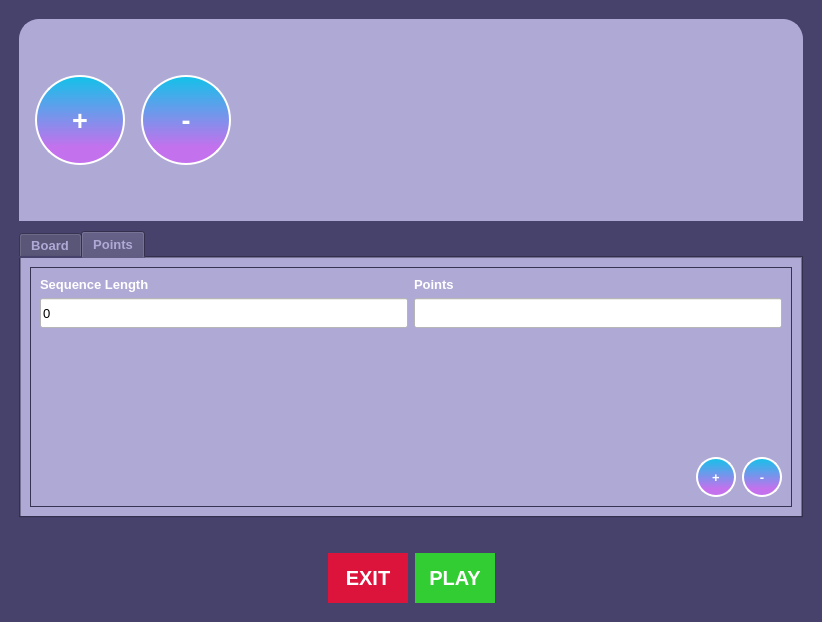
<?xml version="1.0" encoding="UTF-8"?>
<ui version="4.0">
 <class>MainWindow</class>
 <widget class="QMainWindow" name="MainWindow">
  <property name="geometry">
   <rect>
    <x>0</x>
    <y>0</y>
    <width>822</width>
    <height>622</height>
   </rect>
  </property>
  <property name="sizePolicy">
   <sizepolicy hsizetype="Fixed" vsizetype="Fixed">
    <horstretch>0</horstretch>
    <verstretch>0</verstretch>
   </sizepolicy>
  </property>
  <property name="minimumSize">
   <size>
    <width>822</width>
    <height>622</height>
   </size>
  </property>
  <property name="maximumSize">
   <size>
    <width>822</width>
    <height>622</height>
   </size>
  </property>
  <property name="baseSize">
   <size>
    <width>822</width>
    <height>622</height>
   </size>
  </property>
  <property name="font">
   <font>
    <pointsize>10</pointsize>
   </font>
  </property>
  <property name="windowTitle">
   <string>Menù</string>
  </property>
  <property name="styleSheet">
   <string notr="true"/>
  </property>
  <property name="toolButtonStyle">
   <enum>Qt::ToolButtonIconOnly</enum>
  </property>
  <property name="tabShape">
   <enum>QTabWidget::Rounded</enum>
  </property>
  <widget class="QWidget" name="centralwidget">
   <property name="styleSheet">
    <string notr="true">QWidget{
	background-color: #47426b;
	color: #afa9d6;
	font-weight:bold;
	font-size: 10pt;
}

</string>
   </property>
   <layout class="QVBoxLayout" name="verticalLayout">
    <item>
     <layout class="QVBoxLayout" name="verticalLayout_5">
      <property name="spacing">
       <number>10</number>
      </property>
      <property name="leftMargin">
       <number>10</number>
      </property>
      <property name="topMargin">
       <number>10</number>
      </property>
      <property name="rightMargin">
       <number>10</number>
      </property>
      <property name="bottomMargin">
       <number>10</number>
      </property>
      <item>
       <widget class="QScrollArea" name="horizontalScrollArea">
        <property name="enabled">
         <bool>true</bool>
        </property>
        <property name="sizePolicy">
         <sizepolicy hsizetype="Expanding" vsizetype="Fixed">
          <horstretch>0</horstretch>
          <verstretch>0</verstretch>
         </sizepolicy>
        </property>
        <property name="autoFillBackground">
         <bool>false</bool>
        </property>
        <property name="styleSheet">
         <string notr="true">QLineEdit{
	background-color: #fff;
	color: black;
	font-weight:0;
}

QLabel{
	color: #fff;
}

#horizontalScrollArea{
	border-style: solid;
	border-color: #afa9d6;
	border-width: 2px;
	border-top-left-radius: 20px; 
    border-top-right-radius: 20px;
	border-bottom-left-radius: 0px; 
    border-bottom-right-radius: 0px;
	background-color: #afa9d6;
}

</string>
        </property>
        <property name="verticalScrollBarPolicy">
         <enum>Qt::ScrollBarAlwaysOff</enum>
        </property>
        <property name="horizontalScrollBarPolicy">
         <enum>Qt::ScrollBarAsNeeded</enum>
        </property>
        <property name="widgetResizable">
         <bool>true</bool>
        </property>
        <widget class="QWidget" name="verticalScrollView">
         <property name="geometry">
          <rect>
           <x>0</x>
           <y>0</y>
           <width>776</width>
           <height>204</height>
          </rect>
         </property>
         <property name="styleSheet">
          <string notr="true">#verticalScrollView{
	background-color: transparent;
}
</string>
         </property>
         <layout class="QHBoxLayout" name="horizontalLayout">
          <item>
           <layout class="QHBoxLayout" name="horizontalLayoutScrollArea">
            <item>
             <layout class="QVBoxLayout" name="addPlayerContainer">
              <property name="spacing">
               <number>0</number>
              </property>
              <property name="leftMargin">
               <number>5</number>
              </property>
              <property name="topMargin">
               <number>5</number>
              </property>
              <property name="rightMargin">
               <number>5</number>
              </property>
              <property name="bottomMargin">
               <number>5</number>
              </property>
              <item>
               <spacer name="verticalSpacer_4">
                <property name="orientation">
                 <enum>Qt::Vertical</enum>
                </property>
                <property name="sizeHint" stdset="0">
                 <size>
                  <width>20</width>
                  <height>40</height>
                 </size>
                </property>
               </spacer>
              </item>
              <item alignment="Qt::AlignHCenter">
               <widget class="QPushButton" name="newPlayerButton">
                <property name="sizePolicy">
                 <sizepolicy hsizetype="Fixed" vsizetype="Fixed">
                  <horstretch>0</horstretch>
                  <verstretch>0</verstretch>
                 </sizepolicy>
                </property>
                <property name="minimumSize">
                 <size>
                  <width>90</width>
                  <height>90</height>
                 </size>
                </property>
                <property name="maximumSize">
                 <size>
                  <width>90</width>
                  <height>90</height>
                 </size>
                </property>
                <property name="sizeIncrement">
                 <size>
                  <width>0</width>
                  <height>0</height>
                 </size>
                </property>
                <property name="baseSize">
                 <size>
                  <width>90</width>
                  <height>90</height>
                 </size>
                </property>
                <property name="font">
                 <font>
                  <pointsize>20</pointsize>
                  <weight>75</weight>
                  <bold>true</bold>
                 </font>
                </property>
                <property name="cursor">
                 <cursorShape>PointingHandCursor</cursorShape>
                </property>
                <property name="styleSheet">
                 <string notr="true">#newPlayerButton{
	 background-color: qlineargradient(x1: 0, y1: 0, x2: 0, y2: 0.9, stop: 0 #12c2e9, stop: 0.9 #c471ed);
	border: 2px solid white;
	border-radius: 45px;
	color: white;
	font-size: 20pt;
}</string>
                </property>
                <property name="text">
                 <string>+</string>
                </property>
                <property name="iconSize">
                 <size>
                  <width>0</width>
                  <height>0</height>
                 </size>
                </property>
                <property name="shortcut">
                 <string notr="true"/>
                </property>
               </widget>
              </item>
              <item>
               <spacer name="verticalSpacer_5">
                <property name="orientation">
                 <enum>Qt::Vertical</enum>
                </property>
                <property name="sizeHint" stdset="0">
                 <size>
                  <width>20</width>
                  <height>40</height>
                 </size>
                </property>
               </spacer>
              </item>
             </layout>
            </item>
           </layout>
          </item>
          <item>
           <layout class="QHBoxLayout" name="horizontalLayoutScrollArea_2">
            <item>
             <layout class="QVBoxLayout" name="addPlayerContainer_2">
              <property name="spacing">
               <number>0</number>
              </property>
              <property name="leftMargin">
               <number>5</number>
              </property>
              <property name="topMargin">
               <number>5</number>
              </property>
              <property name="rightMargin">
               <number>5</number>
              </property>
              <property name="bottomMargin">
               <number>5</number>
              </property>
              <item>
               <spacer name="verticalSpacer_6">
                <property name="orientation">
                 <enum>Qt::Vertical</enum>
                </property>
                <property name="sizeHint" stdset="0">
                 <size>
                  <width>20</width>
                  <height>40</height>
                 </size>
                </property>
               </spacer>
              </item>
              <item alignment="Qt::AlignHCenter">
               <widget class="QPushButton" name="removePlayerButton">
                <property name="sizePolicy">
                 <sizepolicy hsizetype="Fixed" vsizetype="Fixed">
                  <horstretch>0</horstretch>
                  <verstretch>0</verstretch>
                 </sizepolicy>
                </property>
                <property name="minimumSize">
                 <size>
                  <width>90</width>
                  <height>90</height>
                 </size>
                </property>
                <property name="maximumSize">
                 <size>
                  <width>90</width>
                  <height>90</height>
                 </size>
                </property>
                <property name="sizeIncrement">
                 <size>
                  <width>0</width>
                  <height>0</height>
                 </size>
                </property>
                <property name="baseSize">
                 <size>
                  <width>90</width>
                  <height>90</height>
                 </size>
                </property>
                <property name="font">
                 <font>
                  <pointsize>20</pointsize>
                  <weight>75</weight>
                  <bold>true</bold>
                 </font>
                </property>
                <property name="cursor">
                 <cursorShape>PointingHandCursor</cursorShape>
                </property>
                <property name="styleSheet">
                 <string notr="true">#removePlayerButton{
	 background-color: qlineargradient(x1: 0, y1: 0, x2: 0, y2: 0.9, stop: 0 #12c2e9, stop: 0.9 #c471ed);
	border: 2px solid white;
	border-radius: 45px;
	color: white;
	font-size: 20pt;
}</string>
                </property>
                <property name="text">
                 <string>-</string>
                </property>
                <property name="iconSize">
                 <size>
                  <width>0</width>
                  <height>0</height>
                 </size>
                </property>
                <property name="shortcut">
                 <string notr="true"/>
                </property>
               </widget>
              </item>
              <item>
               <spacer name="verticalSpacer_7">
                <property name="orientation">
                 <enum>Qt::Vertical</enum>
                </property>
                <property name="sizeHint" stdset="0">
                 <size>
                  <width>20</width>
                  <height>40</height>
                 </size>
                </property>
               </spacer>
              </item>
             </layout>
            </item>
           </layout>
          </item>
          <item>
           <spacer name="horizontalSpacer">
            <property name="orientation">
             <enum>Qt::Horizontal</enum>
            </property>
            <property name="sizeHint" stdset="0">
             <size>
              <width>40</width>
              <height>20</height>
             </size>
            </property>
           </spacer>
          </item>
         </layout>
        </widget>
       </widget>
      </item>
      <item>
       <widget class="QTabWidget" name="tabSettings">
        <property name="maximumSize">
         <size>
          <width>16777215</width>
          <height>16777215</height>
         </size>
        </property>
        <property name="font">
         <font>
          <pointsize>10</pointsize>
          <weight>75</weight>
          <bold>true</bold>
         </font>
        </property>
        <property name="styleSheet">
         <string notr="true">QLabel{
	color:white;
	background-color: transparent;
}

QLineEdit{
	background-color:  white;
	color:black;
	font-weight:0;
}

</string>
        </property>
        <property name="currentIndex">
         <number>1</number>
        </property>
        <widget class="QWidget" name="board">
         <property name="autoFillBackground">
          <bool>false</bool>
         </property>
         <property name="styleSheet">
          <string notr="true">#board{
	background-color: #afa9d6;
}</string>
         </property>
         <attribute name="title">
          <string>Board</string>
         </attribute>
         <layout class="QVBoxLayout" name="verticalLayout_2">
          <item>
           <widget class="QScrollArea" name="boardScrollView">
            <property name="styleSheet">
             <string notr="true">#boardScrollView{
	background-color: #afa9d6;
}</string>
            </property>
            <property name="horizontalScrollBarPolicy">
             <enum>Qt::ScrollBarAlwaysOff</enum>
            </property>
            <property name="widgetResizable">
             <bool>true</bool>
            </property>
            <widget class="QWidget" name="boardScroll">
             <property name="geometry">
              <rect>
               <x>0</x>
               <y>0</y>
               <width>750</width>
               <height>211</height>
              </rect>
             </property>
             <property name="styleSheet">
              <string notr="true">#boardScroll{
	background-color: #afa9d6;
}</string>
             </property>
             <layout class="QGridLayout" name="gridLayout_4">
              <item row="0" column="0">
               <widget class="QLabel" name="size">
                <property name="font">
                 <font>
                  <pointsize>10</pointsize>
                  <weight>75</weight>
                  <bold>true</bold>
                 </font>
                </property>
                <property name="text">
                 <string>Size:</string>
                </property>
               </widget>
              </item>
              <item row="2" column="1">
               <widget class="QLineEdit" name="pointsToWinLineEdit">
                <property name="minimumSize">
                 <size>
                  <width>0</width>
                  <height>30</height>
                 </size>
                </property>
                <property name="maximumSize">
                 <size>
                  <width>16777215</width>
                  <height>30</height>
                 </size>
                </property>
                <property name="baseSize">
                 <size>
                  <width>0</width>
                  <height>30</height>
                 </size>
                </property>
                <property name="font">
                 <font>
                  <pointsize>10</pointsize>
                  <weight>0</weight>
                  <bold>false</bold>
                 </font>
                </property>
                <property name="placeholderText">
                 <string>Max points to win a game</string>
                </property>
               </widget>
              </item>
              <item row="2" column="0">
               <widget class="QLabel" name="pointsToWin">
                <property name="font">
                 <font>
                  <pointsize>10</pointsize>
                  <weight>75</weight>
                  <bold>true</bold>
                 </font>
                </property>
                <property name="text">
                 <string>Points To Win:</string>
                </property>
               </widget>
              </item>
              <item row="0" column="1">
               <widget class="QLineEdit" name="sizeLineEdit">
                <property name="minimumSize">
                 <size>
                  <width>0</width>
                  <height>30</height>
                 </size>
                </property>
                <property name="maximumSize">
                 <size>
                  <width>16777215</width>
                  <height>30</height>
                 </size>
                </property>
                <property name="baseSize">
                 <size>
                  <width>0</width>
                  <height>30</height>
                 </size>
                </property>
                <property name="font">
                 <font>
                  <pointsize>10</pointsize>
                  <weight>0</weight>
                  <bold>false</bold>
                 </font>
                </property>
                <property name="styleSheet">
                 <string notr="true"/>
                </property>
                <property name="text">
                 <string/>
                </property>
                <property name="placeholderText">
                 <string>Size of N (NxN)</string>
                </property>
               </widget>
              </item>
              <item row="3" column="0" colspan="2">
               <spacer name="verticalSpacer">
                <property name="orientation">
                 <enum>Qt::Vertical</enum>
                </property>
                <property name="sizeHint" stdset="0">
                 <size>
                  <width>20</width>
                  <height>40</height>
                 </size>
                </property>
               </spacer>
              </item>
             </layout>
            </widget>
           </widget>
          </item>
         </layout>
        </widget>
        <widget class="QWidget" name="points">
         <property name="styleSheet">
          <string notr="true">#points{
	background-color: #afa9d6;
}</string>
         </property>
         <attribute name="title">
          <string>Points</string>
         </attribute>
         <layout class="QGridLayout" name="gridLayout_3">
          <item row="2" column="0">
           <widget class="QScrollArea" name="pointsScrollArea">
            <property name="horizontalScrollBarPolicy">
             <enum>Qt::ScrollBarAlwaysOff</enum>
            </property>
            <property name="widgetResizable">
             <bool>true</bool>
            </property>
            <widget class="QWidget" name="pointsScrollView">
             <property name="geometry">
              <rect>
               <x>0</x>
               <y>0</y>
               <width>750</width>
               <height>211</height>
              </rect>
             </property>
             <property name="styleSheet">
              <string notr="true">#pointsScrollView{
	background-color: #afa9d6;
}</string>
             </property>
             <layout class="QVBoxLayout" name="verticalLayout_4">
              <item>
               <layout class="QGridLayout" name="pointsGridLayout">
                <item row="0" column="1">
                 <widget class="QLabel" name="Points">
                  <property name="font">
                   <font>
                    <pointsize>10</pointsize>
                    <weight>75</weight>
                    <bold>true</bold>
                   </font>
                  </property>
                  <property name="text">
                   <string>Points</string>
                  </property>
                 </widget>
                </item>
                <item row="0" column="0">
                 <widget class="QLabel" name="sequenceLength">
                  <property name="font">
                   <font>
                    <pointsize>10</pointsize>
                    <weight>75</weight>
                    <bold>true</bold>
                   </font>
                  </property>
                  <property name="text">
                   <string>Sequence Length</string>
                  </property>
                 </widget>
                </item>
                <item row="1" column="1">
                 <widget class="QLineEdit" name="pointsLineEdit">
                  <property name="minimumSize">
                   <size>
                    <width>0</width>
                    <height>30</height>
                   </size>
                  </property>
                  <property name="maximumSize">
                   <size>
                    <width>16777215</width>
                    <height>30</height>
                   </size>
                  </property>
                  <property name="baseSize">
                   <size>
                    <width>0</width>
                    <height>30</height>
                   </size>
                  </property>
                  <property name="font">
                   <font>
                    <pointsize>10</pointsize>
                    <weight>0</weight>
                    <bold>false</bold>
                   </font>
                  </property>
                 </widget>
                </item>
                <item row="1" column="0">
                 <widget class="QLineEdit" name="sequenceLengthLineEdit">
                  <property name="minimumSize">
                   <size>
                    <width>0</width>
                    <height>30</height>
                   </size>
                  </property>
                  <property name="maximumSize">
                   <size>
                    <width>16777215</width>
                    <height>30</height>
                   </size>
                  </property>
                  <property name="baseSize">
                   <size>
                    <width>0</width>
                    <height>30</height>
                   </size>
                  </property>
                  <property name="font">
                   <font>
                    <pointsize>10</pointsize>
                    <weight>0</weight>
                    <bold>false</bold>
                    <strikeout>false</strikeout>
                   </font>
                  </property>
                  <property name="text">
                   <string>0</string>
                  </property>
                  <property name="readOnly">
                   <bool>true</bool>
                  </property>
                  <property name="placeholderText">
                   <string/>
                  </property>
                 </widget>
                </item>
               </layout>
              </item>
              <item>
               <spacer name="verticalSpacer_2">
                <property name="orientation">
                 <enum>Qt::Vertical</enum>
                </property>
                <property name="sizeHint" stdset="0">
                 <size>
                  <width>20</width>
                  <height>40</height>
                 </size>
                </property>
               </spacer>
              </item>
              <item>
               <layout class="QHBoxLayout" name="horizontalLayout_2">
                <item>
                 <spacer name="horizontalSpacer_4">
                  <property name="orientation">
                   <enum>Qt::Horizontal</enum>
                  </property>
                  <property name="sizeHint" stdset="0">
                   <size>
                    <width>40</width>
                    <height>20</height>
                   </size>
                  </property>
                 </spacer>
                </item>
                <item>
                 <widget class="QPushButton" name="addPointsButton">
                  <property name="sizePolicy">
                   <sizepolicy hsizetype="Fixed" vsizetype="Fixed">
                    <horstretch>0</horstretch>
                    <verstretch>0</verstretch>
                   </sizepolicy>
                  </property>
                  <property name="minimumSize">
                   <size>
                    <width>40</width>
                    <height>40</height>
                   </size>
                  </property>
                  <property name="maximumSize">
                   <size>
                    <width>16777215</width>
                    <height>40</height>
                   </size>
                  </property>
                  <property name="baseSize">
                   <size>
                    <width>40</width>
                    <height>40</height>
                   </size>
                  </property>
                  <property name="font">
                   <font>
                    <pointsize>10</pointsize>
                    <weight>75</weight>
                    <bold>true</bold>
                   </font>
                  </property>
                  <property name="cursor">
                   <cursorShape>PointingHandCursor</cursorShape>
                  </property>
                  <property name="styleSheet">
                   <string notr="true">#addPointsButton{
	 background-color: qlineargradient(x1: 0, y1: 0, x2: 0, y2: 0.9, stop: 0 #12c2e9, stop: 0.9 #c471ed);
	border: 2px solid white;
	border-radius: 20px;
	color: white;
}</string>
                  </property>
                  <property name="text">
                   <string>+</string>
                  </property>
                 </widget>
                </item>
                <item alignment="Qt::AlignRight|Qt::AlignBottom">
                 <widget class="QPushButton" name="removePointsButton">
                  <property name="sizePolicy">
                   <sizepolicy hsizetype="Fixed" vsizetype="Fixed">
                    <horstretch>0</horstretch>
                    <verstretch>0</verstretch>
                   </sizepolicy>
                  </property>
                  <property name="minimumSize">
                   <size>
                    <width>40</width>
                    <height>40</height>
                   </size>
                  </property>
                  <property name="maximumSize">
                   <size>
                    <width>16777215</width>
                    <height>40</height>
                   </size>
                  </property>
                  <property name="baseSize">
                   <size>
                    <width>40</width>
                    <height>40</height>
                   </size>
                  </property>
                  <property name="font">
                   <font>
                    <pointsize>10</pointsize>
                    <weight>75</weight>
                    <bold>true</bold>
                   </font>
                  </property>
                  <property name="cursor">
                   <cursorShape>PointingHandCursor</cursorShape>
                  </property>
                  <property name="styleSheet">
                   <string notr="true">#removePointsButton{
	 background-color: qlineargradient(x1: 0, y1: 0, x2: 0, y2: 0.9, stop: 0 #12c2e9, stop: 0.9 #c471ed);
	border: 2px solid white;
	border-radius: 20px;
	color: white;
}</string>
                  </property>
                  <property name="text">
                   <string>-</string>
                  </property>
                 </widget>
                </item>
               </layout>
              </item>
             </layout>
            </widget>
           </widget>
          </item>
         </layout>
        </widget>
       </widget>
      </item>
      <item alignment="Qt::AlignHCenter">
       <widget class="QLabel" name="resultLabel">
        <property name="styleSheet">
         <string notr="true">#resultLabel{
	color: red;
}</string>
        </property>
        <property name="text">
         <string/>
        </property>
       </widget>
      </item>
      <item>
       <layout class="QHBoxLayout" name="footerContainer">
        <property name="spacing">
         <number>7</number>
        </property>
        <property name="leftMargin">
         <number>0</number>
        </property>
        <property name="topMargin">
         <number>0</number>
        </property>
        <property name="rightMargin">
         <number>0</number>
        </property>
        <property name="bottomMargin">
         <number>0</number>
        </property>
        <item>
         <spacer name="horizontalSpacer_2">
          <property name="orientation">
           <enum>Qt::Horizontal</enum>
          </property>
          <property name="sizeHint" stdset="0">
           <size>
            <width>40</width>
            <height>20</height>
           </size>
          </property>
         </spacer>
        </item>
        <item alignment="Qt::AlignRight">
         <widget class="QPushButton" name="exitButton">
          <property name="sizePolicy">
           <sizepolicy hsizetype="Fixed" vsizetype="Fixed">
            <horstretch>0</horstretch>
            <verstretch>0</verstretch>
           </sizepolicy>
          </property>
          <property name="minimumSize">
           <size>
            <width>80</width>
            <height>50</height>
           </size>
          </property>
          <property name="maximumSize">
           <size>
            <width>80</width>
            <height>50</height>
           </size>
          </property>
          <property name="baseSize">
           <size>
            <width>80</width>
            <height>50</height>
           </size>
          </property>
          <property name="cursor">
           <cursorShape>PointingHandCursor</cursorShape>
          </property>
          <property name="styleSheet">
           <string notr="true">#exitButton{
	background-color: crimson;
	border: 0;
	color: white;
	font-size: 20px;
}

#exitButton:hover{
	background-color:firebrick;
}</string>
          </property>
          <property name="text">
           <string>EXIT</string>
          </property>
         </widget>
        </item>
        <item alignment="Qt::AlignRight">
         <widget class="QPushButton" name="playButton">
          <property name="sizePolicy">
           <sizepolicy hsizetype="Fixed" vsizetype="Fixed">
            <horstretch>0</horstretch>
            <verstretch>0</verstretch>
           </sizepolicy>
          </property>
          <property name="minimumSize">
           <size>
            <width>80</width>
            <height>50</height>
           </size>
          </property>
          <property name="maximumSize">
           <size>
            <width>80</width>
            <height>50</height>
           </size>
          </property>
          <property name="baseSize">
           <size>
            <width>80</width>
            <height>50</height>
           </size>
          </property>
          <property name="cursor">
           <cursorShape>PointingHandCursor</cursorShape>
          </property>
          <property name="styleSheet">
           <string notr="true">#playButton{
	background-color: limegreen;
	border: 0;
	color: white;
	font-size: 20px;
}

#playButton:hover{
	background-color:forestgreen;
}</string>
          </property>
          <property name="text">
           <string>PLAY</string>
          </property>
         </widget>
        </item>
        <item>
         <spacer name="horizontalSpacer_3">
          <property name="orientation">
           <enum>Qt::Horizontal</enum>
          </property>
          <property name="sizeHint" stdset="0">
           <size>
            <width>40</width>
            <height>20</height>
           </size>
          </property>
         </spacer>
        </item>
       </layout>
      </item>
     </layout>
    </item>
   </layout>
  </widget>
 </widget>
 <resources/>
 <connections/>
</ui>
